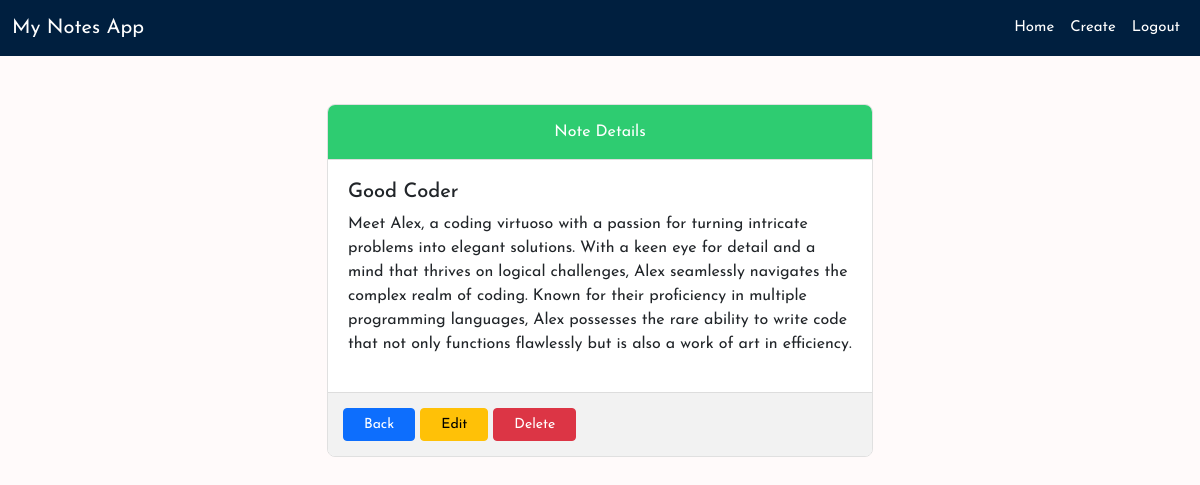
The page /smart/notes/2/ (signed in) on the database its author committed.
### notes/models.py (models this page shows)
class notes(models.Model):
    title = models.CharField(max_length=200)
    text = models.TextField()
    created = models.DateTimeField(auto_now_add=True)
    user = models.ForeignKey(User,on_delete=models.CASCADE,related_name='notes')

### notes/views.py (the view)
# urls.py: path('notes/<int:pk>/',views.NotesDetailView.as_view(),name="notes.detail"),
class NotesDetailView(LoginRequiredMixin,DetailView):
    model = notes
    context_object_name = "note"
    login_url = "/login"
    def get_queryset(self):
        return self.request.user.notes.all()

### notes/templates/notes/notes_detail.html
{% extends 'base.html' %}
{% load static %}
{% block content %}
<div class="row justify-content-center">
    <div class="col-md-6">
        <div class="card notes-card">
            <div class="card-header notes-header">Note Details</div>
            <div class="card-body notes-body">
                <h1 class="fs-5">{{note.title}}</h1>
                <p>{{note.text}}</p>
            </div>
            <div class="card-footer notes-footer">
                <a href="{% url 'notes.list' %}"class= "btn btn-sm btn-primary btn-crud">Back</a>
                <a href="{% url 'notes.update' pk=note.id %}"class= "btn btn-sm btn-warning btn-crud">Edit</a>
                <a href="{% url 'notes.delete' pk=note.id %}"class= "btn btn-sm btn-danger btn-crud">Delete</a>
            </div>
        </div>
    </div>
</div>
{% endblock %}

### static/css/style.css (style rules this page uses)
body { background-color: #fffafa; font-family: 'Josefin Sans', sans-serif; }
a { text-decoration: none; font-family: 'Josefin Sans', sans-serif; }
.notes-card { border: 1px solid #e0e0e0; border-radius: 8px; overflow: hidden; transition: transform 0.2s; }
.notes-header { background-color: #2ecc71; color: #fff; text-align: center; padding: 15px; border-bottom: 1px solid #ddd; }
.notes-body { padding: 20px; }
.notes-footer { background-color: #f2f2f2; padding: 15px; border-top: 1px solid #ddd; }
.btn-crud { padding: 5px 20px; }

### rows shown on the page
notes: title "Good Coder", text "Meet Alex, a coding virtuoso with a passion for turning intricate problems into elegant solutions. With a keen eye for detail and a mind that thrives on logical challenges, Alex seamlessly navigates the complex realm of coding. Known for their proficiency in multiple programming languages, Alex possesses the rare ability to write code that not only functions flawlessly but is also a work of art in efficiency."
